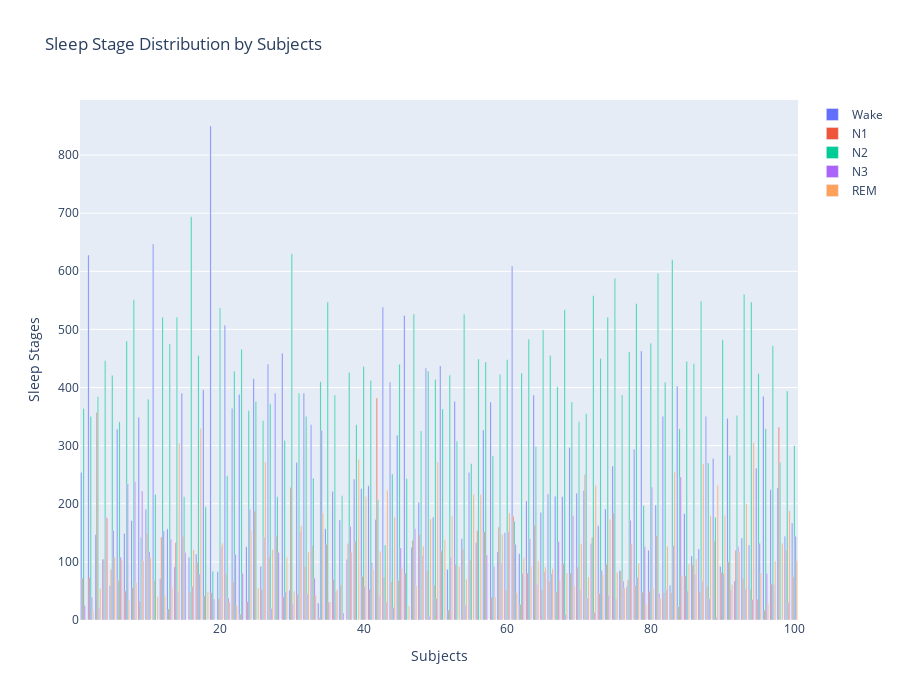

Notebook cell for this chart:
### Code cell
# Grouped Bar Plot

fig = go.Figure(data=[
    go.Bar(name='Wake', x=stages_per_sub_df.index, y=stages_per_sub_df['Wake']),
    go.Bar(name='N1', x=stages_per_sub_df.index, y=stages_per_sub_df['N1']),
    go.Bar(name='N2', x=stages_per_sub_df.index, y=stages_per_sub_df['N2']),
    go.Bar(name='N3', x=stages_per_sub_df.index, y=stages_per_sub_df['N3']),
    go.Bar(name='REM', x=stages_per_sub_df.index, y=stages_per_sub_df['REM'])
])
fig.update_layout(
    title='Sleep Stage Distribution by Subjects',
    xaxis=dict(title='Subjects'),
    yaxis=dict(title='Sleep Stages'),
    barmode='group', 
    height=700,
)
fig.show()
